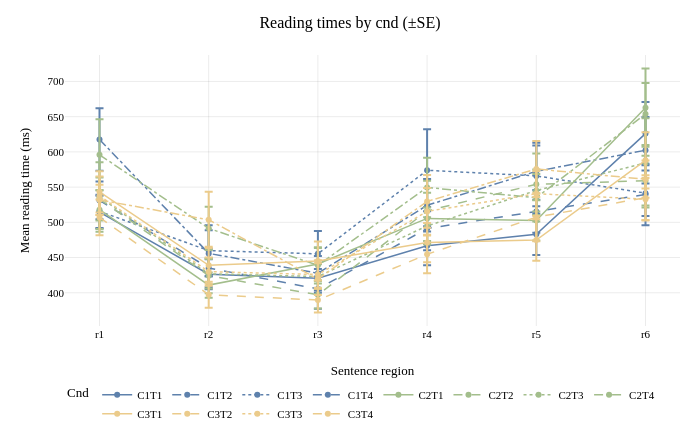
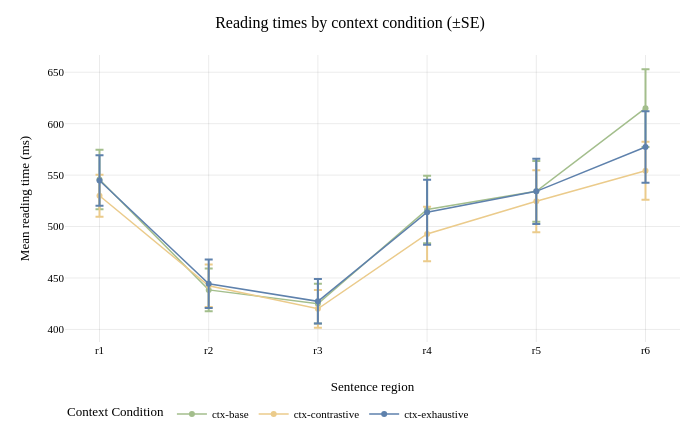
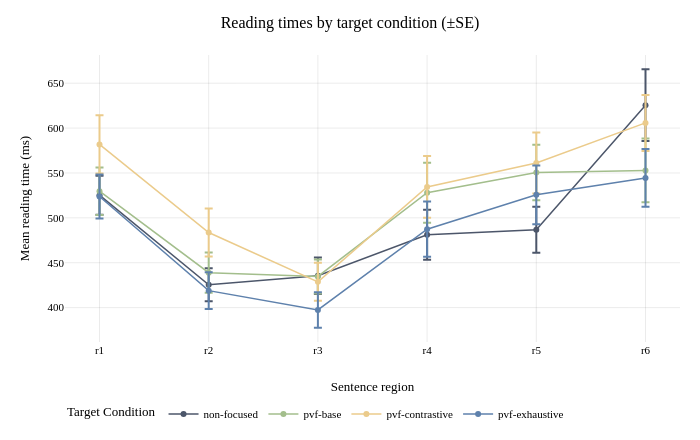

Notebook code cell kept with these figures, in order:
### Markdown cell above
#### Reading-time plots

Exhaustive is blue, base green, contrastive yellow, and non-focused grey. For combined `cnd` conditions, color identifies the context (C1 exhaustive, C2 base, C3 contrastive), while line style identifies the target (T1 non-focused: solid; T2 exhaustive: dashed; T3 base: dotted; T4 contrastive: dash-dot).

### Code cell
# Combined CxTy conditions use the context color and a target-specific line style.
condition_pairs = plot_trials[['cnd', 'context_condition', 'target_condition']].drop_duplicates()
if condition_pairs['cnd'].duplicated().any():
    raise ValueError('A combined condition maps to multiple context/target conditions')
missing_colors = set(condition_pairs['context_condition']) | set(condition_pairs['target_condition'])
missing_colors -= set(CONDITION_COLORS)
if missing_colors:
    raise ValueError(f'No Nord colors defined for conditions: {sorted(missing_colors)}')
missing_dashes = set(condition_pairs['target_condition']) - set(TARGET_DASHES)
if missing_dashes:
    raise ValueError(f'No line styles defined for target conditions: {sorted(missing_dashes)}')
combined_colors = {
    row.cnd: CONDITION_COLORS[row.context_condition]
    for row in condition_pairs.itertuples(index=False)
}
combined_dashes = {
    row.cnd: TARGET_DASHES[row.target_condition]
    for row in condition_pairs.itertuples(index=False)
}
color_map = {**CONDITION_COLORS, **combined_colors}

reading_figures = {}
for condition, summary in reading_summaries.items():
    figure = px.line(
        summary, x='region', y='mean_ms', color=condition,
        line_dash=condition if condition == 'cnd' else None,
        color_discrete_map=color_map, line_dash_map=combined_dashes,
        markers=True, error_y=ERROR_BAR, category_orders={'region': region_order},
        hover_data={'sd_ms': ':.1f', 'se_ms': ':.1f', 'n_submissions': True},
        labels={'region': 'Sentence region', 'mean_ms': 'Mean reading time (ms)',
                condition: condition.replace('_', ' ').title()},
        title=f'Reading times by {condition.replace("_", " ")} (±{ERROR_BAR[:2].upper()})'
    )
    figure.update_layout(width=FIGURE_WIDTH, height=FIGURE_HEIGHT,
                         margin=dict(l=65, r=20, t=55, b=55), hovermode='x unified',
                         legend=dict(orientation='h', yanchor='top', y=-0.2))
    reading_figures[condition] = figure
    figure.show()

### Figure 1 — Plotly figure (JSON) as saved in the notebook; plotly's stock layout.template omitted (floating-point values rounded to 4 significant figures)
{"data": [{"customdata": [[147.0, 23.24, 40.0], [134.3, 21.23, 40.0], [130.0, 20.55, 40.0], [175.5, 27.76, 40.0], [185.5, 29.32, 40.0], [284.6, 45.01, 40.0]], "error_y": {"array": [23.24, 21.23, 20.55, 27.76, 29.32, 45.01]}, "hovertemplate": "Cnd=C1T1<br>Sentence region=%{x}<br>Mean reading time (ms)=%{y}<br>sd_ms=%{customdata[0]:.1f}<br>se_ms=%{customdata[1]:.1f}<br>n_submissions=%{customdata[2]}<extra></extra>", "legendgroup": "C1T1", "line": {"color": "#5e81ac", "dash": "solid"}, "marker": {"symbol": "circle"}, "mode": "lines+markers", "name": "C1T1", "orientation": "v", "showlegend": true, "type": "scatter", "x": ["r1", "r2", "r3", "r4", "r5", "r6"], "xaxis": "x", "y": [514.6, 426.3, 420.6, 466.7, 483.0, 625.9], "yaxis": "y"}, {"customdata": [[168.6, 26.66, 40.0], [173.2, 27.38, 40.0], [179.1, 28.31, 40.0], [194.6, 30.76, 40.0], [191.7, 30.32, 40.0], [275.7, 43.6, 40.0]], "error_y": {"array": [26.66, 27.38, 28.31, 30.76, 30.32, 43.6]}, "hovertemplate": "Cnd=C1T2<br>Sentence region=%{x}<br>Mean reading time (ms)=%{y}<br>sd_ms=%{customdata[0]:.1f}<br>se_ms=%{customdata[1]:.1f}<br>n_submissions=%{customdata[2]}<extra></extra>", "legendgroup": "C1T2", "line": {"color": "#5e81ac", "dash": "dash"}, "marker": {"symbol": "circle"}, "mode": "lines+markers", "name": "C1T2", "orientation": "v", "showlegend": true, "type": "scatter", "x": ["r1", "r2", "r3", "r4", "r5", "r6"], "xaxis": "x", "y": [531.1, 435.1, 405.5, 491.2, 515.5, 539.5], "yaxis": "y"}, {"customdata": [[149.6, 23.65, 40.0], [227.7, 36.0, 40.0], [204.2, 32.29, 40.0], [368.3, 58.24, 40.0], [273.0, 43.16, 40.0], [203.8, 32.22, 40.0]], "error_y": {"array": [23.65, 36.0, 32.29, 58.24, 43.16, 32.22]}, "hovertemplate": "Cnd=C1T3<br>Sentence region=%{x}<br>Mean reading time (ms)=%{y}<br>sd_ms=%{customdata[0]:.1f}<br>se_ms=%{customdata[1]:.1f}<br>n_submissions=%{customdata[2]}<extra></extra>", "legendgroup": "C1T3", "line": {"color": "#5e81ac", "dash": "dot"}, "marker": {"symbol": "circle"}, "mode": "lines+markers", "name": "C1T3", "orientation": "v", "showlegend": true, "type": "scatter", "x": ["r1", "r2", "r3", "r4", "r5", "r6"], "xaxis": "x", "y": [515.7, 459.9, 455.3, 573.9, 566.0, 541.4], "yaxis": "y"}, {"customdata": [[280.4, 44.33, 40.0], [207.0, 32.74, 40.0], [154.7, 24.46, 40.0], [236.1, 37.33, 40.0], [256.1, 40.49, 40.0], [297.9, 47.1, 40.0]], "error_y": {"array": [44.33, 32.74, 24.46, 37.33, 40.49, 47.1]}, "hovertemplate": "Cnd=C1T4<br>Sentence region=%{x}<br>Mean reading time (ms)=%{y}<br>sd_ms=%{customdata[0]:.1f}<br>se_ms=%{customdata[1]:.1f}<br>n_submissions=%{customdata[2]}<extra></extra>", "legendgroup": "C1T4", "line": {"color": "#5e81ac", "dash": "dashdot"}, "marker": {"symbol": "circle"}, "mode": "lines+markers", "name": "C1T4", "orientation": "v", "showlegend": true, "type": "scatter", "x": ["r1", "r2", "r3", "r4", "r5", "r6"], "xaxis": "x", "y": [617.7, 455.9, 427.7, 524.2, 572.5, 602.3], "yaxis": "y"}, {"customdata": [[173.7, 27.47, 40.0], [113.5, 17.94, 40.0], [144.8, 22.9, 40.0], [230.5, 36.45, 40.0], [180.2, 28.49, 40.0], [351.1, 55.51, 40.0]], "error_y": {"array": [27.47, 17.94, 22.9, 36.45, 28.49, 55.51]}, "hovertemplate": "Cnd=C2T1<br>Sentence region=%{x}<br>Mean reading time (ms)=%{y}<br>sd_ms=%{customdata[0]:.1f}<br>se_ms=%{customdata[1]:.1f}<br>n_submissions=%{customdata[2]}<extra></extra>", "legendgroup": "C2T1", "line": {"color": "#a3be8c", "dash": "solid"}, "marker": {"symbol": "circle"}, "mode": "lines+markers", "name": "C2T1", "orientation": "v", "showlegend": true, "type": "scatter", "x": ["r1", "r2", "r3", "r4", "r5", "r6"], "xaxis": "x", "y": [518.0, 410.9, 440.8, 505.6, 502.7, 662.8], "yaxis": "y"}, {"customdata": [[193.0, 30.52, 40.0], [158.6, 25.08, 40.0], [123.4, 19.51, 40.0], [269.7, 42.64, 40.0], [277.1, 43.82, 40.0], [223.1, 35.28, 40.0]], "error_y": {"array": [30.52, 25.08, 19.51, 42.64, 43.82, 35.28]}, "hovertemplate": "Cnd=C2T2<br>Sentence region=%{x}<br>Mean reading time (ms)=%{y}<br>sd_ms=%{customdata[0]:.1f}<br>se_ms=%{customdata[1]:.1f}<br>n_submissions=%{customdata[2]}<extra></extra>", "legendgroup": "C2T2", "line": {"color": "#a3be8c", "dash": "dash"}, "marker": {"symbol": "circle"}, "mode": "lines+markers", "name": "C2T2", "orientation": "v", "showlegend": true, "type": "scatter", "x": ["r1", "r2", "r3", "r4", "r5", "r6"], "xaxis": "x", "y": [533.0, 424.4, 397.1, 516.3, 554.1, 559.1], "yaxis": "y"}, {"customdata": [[312.3, 49.37, 40.0], [131.8, 20.84, 40.0], [111.6, 17.65, 40.0], [165.4, 26.15, 40.0], [188.4, 29.79, 40.0], [400.4, 63.31, 40.0]], "error_y": {"array": [49.37, 20.84, 17.65, 26.15, 29.79, 63.31]}, "hovertemplate": "Cnd=C2T3<br>Sentence region=%{x}<br>Mean reading time (ms)=%{y}<br>sd_ms=%{customdata[0]:.1f}<br>se_ms=%{customdata[1]:.1f}<br>n_submissions=%{customdata[2]}<extra></extra>", "legendgroup": "C2T3", "line": {"color": "#a3be8c", "dash": "dot"}, "marker": {"symbol": "circle"}, "mode": "lines+markers", "name": "C2T3", "orientation": "v", "showlegend": true, "type": "scatter", "x": ["r1", "r2", "r3", "r4", "r5", "r6"], "xaxis": "x", "y": [535.9, 427.0, 423.0, 494.9, 545.1, 584.4], "yaxis": "y"}, {"customdata": [[318.8, 50.4, 40.0], [194.1, 30.69, 40.0], [162.7, 25.73, 40.0], [266.4, 42.13, 40.0], [213.7, 33.8, 40.0], [278.7, 44.06, 40.0]], "error_y": {"array": [50.4, 30.69, 25.73, 42.13, 33.8, 44.06]}, "hovertemplate": "Cnd=C2T4<br>Sentence region=%{x}<br>Mean reading time (ms)=%{y}<br>sd_ms=%{customdata[0]:.1f}<br>se_ms=%{customdata[1]:.1f}<br>n_submissions=%{customdata[2]}<extra></extra>", "legendgroup": "C2T4", "line": {"color": "#a3be8c", "dash": "dashdot"}, "marker": {"symbol": "circle"}, "mode": "lines+markers", "name": "C2T4", "orientation": "v", "showlegend": true, "type": "scatter", "x": ["r1", "r2", "r3", "r4", "r5", "r6"], "xaxis": "x", "y": [595.9, 491.4, 439.1, 549.5, 535.0, 653.8], "yaxis": "y"}, {"customdata": [[184.2, 29.12, 40.0], [166.5, 26.32, 40.0], [175.2, 27.71, 40.0], [176.2, 27.85, 40.0], [185.9, 29.39, 40.0], [252.2, 39.88, 40.0]], "error_y": {"array": [29.12, 26.32, 27.71, 27.85, 29.39, 39.88]}, "hovertemplate": "Cnd=C3T1<br>Sentence region=%{x}<br>Mean reading time (ms)=%{y}<br>sd_ms=%{customdata[0]:.1f}<br>se_ms=%{customdata[1]:.1f}<br>n_submissions=%{customdata[2]}<extra></extra>", "legendgroup": "C3T1", "line": {"color": "#ebcb8b", "dash": "solid"}, "marker": {"symbol": "circle"}, "mode": "lines+markers", "name": "C3T1", "orientation": "v", "showlegend": true, "type": "scatter", "x": ["r1", "r2", "r3", "r4", "r5", "r6"], "xaxis": "x", "y": [543.2, 439.0, 445.1, 471.3, 474.8, 588.0], "yaxis": "y"}, {"customdata": [[159.5, 25.22, 40.0], [116.6, 18.43, 40.0], [111.2, 17.58, 40.0], [169.9, 26.86, 40.0], [216.1, 34.18, 40.0], [200.8, 31.75, 40.0]], "error_y": {"array": [25.22, 18.43, 17.58, 26.86, 34.18, 31.75]}, "hovertemplate": "Cnd=C3T2<br>Sentence region=%{x}<br>Mean reading time (ms)=%{y}<br>sd_ms=%{customdata[0]:.1f}<br>se_ms=%{customdata[1]:.1f}<br>n_submissions=%{customdata[2]}<extra></extra>", "legendgroup": "C3T2", "line": {"color": "#ebcb8b", "dash": "dash"}, "marker": {"symbol": "circle"}, "mode": "lines+markers", "name": "C3T2", "orientation": "v", "showlegend": true, "type": "scatter", "x": ["r1", "r2", "r3", "r4", "r5", "r6"], "xaxis": "x", "y": [507.0, 397.2, 389.7, 454.6, 507.4, 535.0], "yaxis": "y"}, {"customdata": [[173.0, 27.35, 40.0], [127.4, 20.14, 40.0], [127.7, 20.18, 40.0], [210.1, 33.22, 40.0], [200.3, 31.67, 40.0], [190.7, 30.15, 40.0]], "error_y": {"array": [27.35, 20.14, 20.18, 33.22, 31.67, 30.15]}, "hovertemplate": "Cnd=C3T3<br>Sentence region=%{x}<br>Mean reading time (ms)=%{y}<br>sd_ms=%{customdata[0]:.1f}<br>se_ms=%{customdata[1]:.1f}<br>n_submissions=%{customdata[2]}<extra></extra>", "legendgroup": "C3T3", "line": {"color": "#ebcb8b", "dash": "dot"}, "marker": {"symbol": "circle"}, "mode": "lines+markers", "name": "C3T3", "orientation": "v", "showlegend": true, "type": "scatter", "x": ["r1", "r2", "r3", "r4", "r5", "r6"], "xaxis": "x", "y": [537.7, 430.0, 425.9, 515.5, 540.7, 532.8], "yaxis": "y"}, {"customdata": [[135.8, 21.46, 40.0], [252.4, 39.9, 40.0], [142.6, 22.55, 40.0], [237.1, 37.48, 40.0], [250.8, 39.65, 40.0], [167.4, 26.47, 40.0]], "error_y": {"array": [21.46, 39.9, 22.55, 37.48, 39.65, 26.47]}, "hovertemplate": "Cnd=C3T4<br>Sentence region=%{x}<br>Mean reading time (ms)=%{y}<br>sd_ms=%{customdata[0]:.1f}<br>se_ms=%{customdata[1]:.1f}<br>n_submissions=%{customdata[2]}<extra></extra>", "legendgroup": "C3T4", "line": {"color": "#ebcb8b", "dash": "dashdot"}, "marker": {"symbol": "circle"}, "mode": "lines+markers", "name": "C3T4", "orientation": "v", "showlegend": true, "type": "scatter", "x": ["r1", "r2", "r3", "r4", "r5", "r6"], "xaxis": "x", "y": [531.8, 503.6, 419.4, 529.7, 575.7, 561.2], "yaxis": "y"}], "layout": {"height": 440, "hovermode": "x unified", "legend": {"orientation": "h", "title": {"text": "Cnd"}, "tracegroupgap": 0, "y": -0.2, "yanchor": "top"}, "margin": {"b": 55, "l": 65, "r": 20, "t": 55}, "title": {"text": "Reading times by cnd (±SE)"}, "width": 700, "xaxis": {"anchor": "y", "categoryarray": ["r1", "r2", "r3", "r4", "r5", "r6"], "categoryorder": "array", "domain": [0, 1], "title": {"text": "Sentence region"}}, "yaxis": {"anchor": "x", "domain": [0, 1], "title": {"text": "Mean reading time (ms)"}}}}

### Figure 2 — Plotly figure (JSON) as saved in the notebook; plotly's stock layout.template omitted (floating-point values rounded to 4 significant figures)
{"data": [{"customdata": [[182.6, 28.87, 40.0], [130.9, 20.7, 40.0], [121.9, 19.28, 40.0], [207.8, 32.86, 40.0], [186.2, 29.45, 40.0], [239.0, 37.78, 40.0]], "error_y": {"array": [28.87, 20.7, 19.28, 32.86, 29.45, 37.78]}, "hovertemplate": "Context Condition=ctx-base<br>Sentence region=%{x}<br>Mean reading time (ms)=%{y}<br>sd_ms=%{customdata[0]:.1f}<br>se_ms=%{customdata[1]:.1f}<br>n_submissions=%{customdata[2]}<extra></extra>", "legendgroup": "ctx-base", "line": {"color": "#a3be8c", "dash": "solid"}, "marker": {"symbol": "circle"}, "mode": "lines+markers", "name": "ctx-base", "orientation": "v", "showlegend": true, "type": "scatter", "x": ["r1", "r2", "r3", "r4", "r5", "r6"], "xaxis": "x", "y": [545.7, 438.4, 425.0, 516.6, 534.2, 615.0], "yaxis": "y"}, {"customdata": [[129.8, 20.52, 40.0], [131.3, 20.76, 40.0], [115.9, 18.32, 40.0], [167.5, 26.48, 40.0], [190.7, 30.15, 40.0], [178.6, 28.24, 40.0]], "error_y": {"array": [20.52, 20.76, 18.32, 26.48, 30.15, 28.24]}, "hovertemplate": "Context Condition=ctx-contrastive<br>Sentence region=%{x}<br>Mean reading time (ms)=%{y}<br>sd_ms=%{customdata[0]:.1f}<br>se_ms=%{customdata[1]:.1f}<br>n_submissions=%{customdata[2]}<extra></extra>", "legendgroup": "ctx-contrastive", "line": {"color": "#ebcb8b", "dash": "solid"}, "marker": {"symbol": "circle"}, "mode": "lines+markers", "name": "ctx-contrastive", "orientation": "v", "showlegend": true, "type": "scatter", "x": ["r1", "r2", "r3", "r4", "r5", "r6"], "xaxis": "x", "y": [530.0, 442.5, 420.0, 492.8, 524.7, 554.3], "yaxis": "y"}, {"customdata": [[154.9, 24.48, 40.0], [148.9, 23.54, 40.0], [136.8, 21.63, 40.0], [199.9, 31.61, 40.0], [200.4, 31.69, 40.0], [219.5, 34.71, 40.0]], "error_y": {"array": [24.48, 23.54, 21.63, 31.61, 31.69, 34.71]}, "hovertemplate": "Context Condition=ctx-exhaustive<br>Sentence region=%{x}<br>Mean reading time (ms)=%{y}<br>sd_ms=%{customdata[0]:.1f}<br>se_ms=%{customdata[1]:.1f}<br>n_submissions=%{customdata[2]}<extra></extra>", "legendgroup": "ctx-exhaustive", "line": {"color": "#5e81ac", "dash": "solid"}, "marker": {"symbol": "circle"}, "mode": "lines+markers", "name": "ctx-exhaustive", "orientation": "v", "showlegend": true, "type": "scatter", "x": ["r1", "r2", "r3", "r4", "r5", "r6"], "xaxis": "x", "y": [544.8, 444.3, 427.3, 514.0, 534.2, 577.3], "yaxis": "y"}], "layout": {"height": 440, "hovermode": "x unified", "legend": {"orientation": "h", "title": {"text": "Context Condition"}, "tracegroupgap": 0, "y": -0.2, "yanchor": "top"}, "margin": {"b": 55, "l": 65, "r": 20, "t": 55}, "title": {"text": "Reading times by context condition (±SE)"}, "width": 700, "xaxis": {"anchor": "y", "categoryarray": ["r1", "r2", "r3", "r4", "r5", "r6"], "categoryorder": "array", "domain": [0, 1], "title": {"text": "Sentence region"}}, "yaxis": {"anchor": "x", "domain": [0, 1], "title": {"text": "Mean reading time (ms)"}}}}

### Figure 3 — Plotly figure (JSON) as saved in the notebook; plotly's stock layout.template omitted (floating-point values rounded to 4 significant figures)
{"data": [{"customdata": [[137.4, 21.72, 40.0], [116.6, 18.44, 40.0], [128.0, 20.25, 40.0], [175.8, 27.79, 40.0], [162.0, 25.61, 40.0], [252.2, 39.87, 40.0]], "error_y": {"array": [21.72, 18.44, 20.25, 27.79, 25.61, 39.87]}, "hovertemplate": "Target Condition=non-focused<br>Sentence region=%{x}<br>Mean reading time (ms)=%{y}<br>sd_ms=%{customdata[0]:.1f}<br>se_ms=%{customdata[1]:.1f}<br>n_submissions=%{customdata[2]}<extra></extra>", "legendgroup": "non-focused", "line": {"color": "#4c566a", "dash": "solid"}, "marker": {"symbol": "circle"}, "mode": "lines+markers", "name": "non-focused", "orientation": "v", "showlegend": true, "type": "scatter", "x": ["r1", "r2", "r3", "r4", "r5", "r6"], "xaxis": "x", "y": [525.3, 425.4, 435.5, 481.2, 486.9, 625.6], "yaxis": "y"}, {"customdata": [[167.3, 26.45, 40.0], [141.3, 22.35, 40.0], [119.8, 18.94, 40.0], [211.4, 33.43, 40.0], [195.6, 30.92, 40.0], [224.2, 35.46, 40.0]], "error_y": {"array": [26.45, 22.35, 18.94, 33.43, 30.92, 35.46]}, "hovertemplate": "Target Condition=pvf-base<br>Sentence region=%{x}<br>Mean reading time (ms)=%{y}<br>sd_ms=%{customdata[0]:.1f}<br>se_ms=%{customdata[1]:.1f}<br>n_submissions=%{customdata[2]}<extra></extra>", "legendgroup": "pvf-base", "line": {"color": "#a3be8c", "dash": "solid"}, "marker": {"symbol": "circle"}, "mode": "lines+markers", "name": "pvf-base", "orientation": "v", "showlegend": true, "type": "scatter", "x": ["r1", "r2", "r3", "r4", "r5", "r6"], "xaxis": "x", "y": [529.8, 438.9, 434.8, 528.1, 550.6, 552.9], "yaxis": "y"}, {"customdata": [[204.9, 32.4, 40.0], [168.9, 26.7, 40.0], [133.7, 21.14, 40.0], [217.0, 34.31, 40.0], [215.3, 34.04, 40.0], [197.2, 31.19, 40.0]], "error_y": {"array": [32.4, 26.7, 21.14, 34.31, 34.04, 31.19]}, "hovertemplate": "Target Condition=pvf-contrastive<br>Sentence region=%{x}<br>Mean reading time (ms)=%{y}<br>sd_ms=%{customdata[0]:.1f}<br>se_ms=%{customdata[1]:.1f}<br>n_submissions=%{customdata[2]}<extra></extra>", "legendgroup": "pvf-contrastive", "line": {"color": "#ebcb8b", "dash": "solid"}, "marker": {"symbol": "circle"}, "mode": "lines+markers", "name": "pvf-contrastive", "orientation": "v", "showlegend": true, "type": "scatter", "x": ["r1", "r2", "r3", "r4", "r5", "r6"], "xaxis": "x", "y": [581.8, 483.7, 428.7, 534.5, 561.0, 605.8], "yaxis": "y"}, {"customdata": [[154.7, 24.46, 40.0], [129.6, 20.5, 40.0], [125.0, 19.76, 40.0], [194.7, 30.78, 40.0], [207.2, 32.76, 40.0], [203.7, 32.22, 40.0]], "error_y": {"array": [24.46, 20.5, 19.76, 30.78, 32.76, 32.22]}, "hovertemplate": "Target Condition=pvf-exhaustive<br>Sentence region=%{x}<br>Mean reading time (ms)=%{y}<br>sd_ms=%{customdata[0]:.1f}<br>se_ms=%{customdata[1]:.1f}<br>n_submissions=%{customdata[2]}<extra></extra>", "legendgroup": "pvf-exhaustive", "line": {"color": "#5e81ac", "dash": "solid"}, "marker": {"symbol": "circle"}, "mode": "lines+markers", "name": "pvf-exhaustive", "orientation": "v", "showlegend": true, "type": "scatter", "x": ["r1", "r2", "r3", "r4", "r5", "r6"], "xaxis": "x", "y": [523.7, 418.9, 397.4, 487.4, 525.6, 544.5], "yaxis": "y"}], "layout": {"height": 440, "hovermode": "x unified", "legend": {"orientation": "h", "title": {"text": "Target Condition"}, "tracegroupgap": 0, "y": -0.2, "yanchor": "top"}, "margin": {"b": 55, "l": 65, "r": 20, "t": 55}, "title": {"text": "Reading times by target condition (±SE)"}, "width": 700, "xaxis": {"anchor": "y", "categoryarray": ["r1", "r2", "r3", "r4", "r5", "r6"], "categoryorder": "array", "domain": [0, 1], "title": {"text": "Sentence region"}}, "yaxis": {"anchor": "x", "domain": [0, 1], "title": {"text": "Mean reading time (ms)"}}}}
